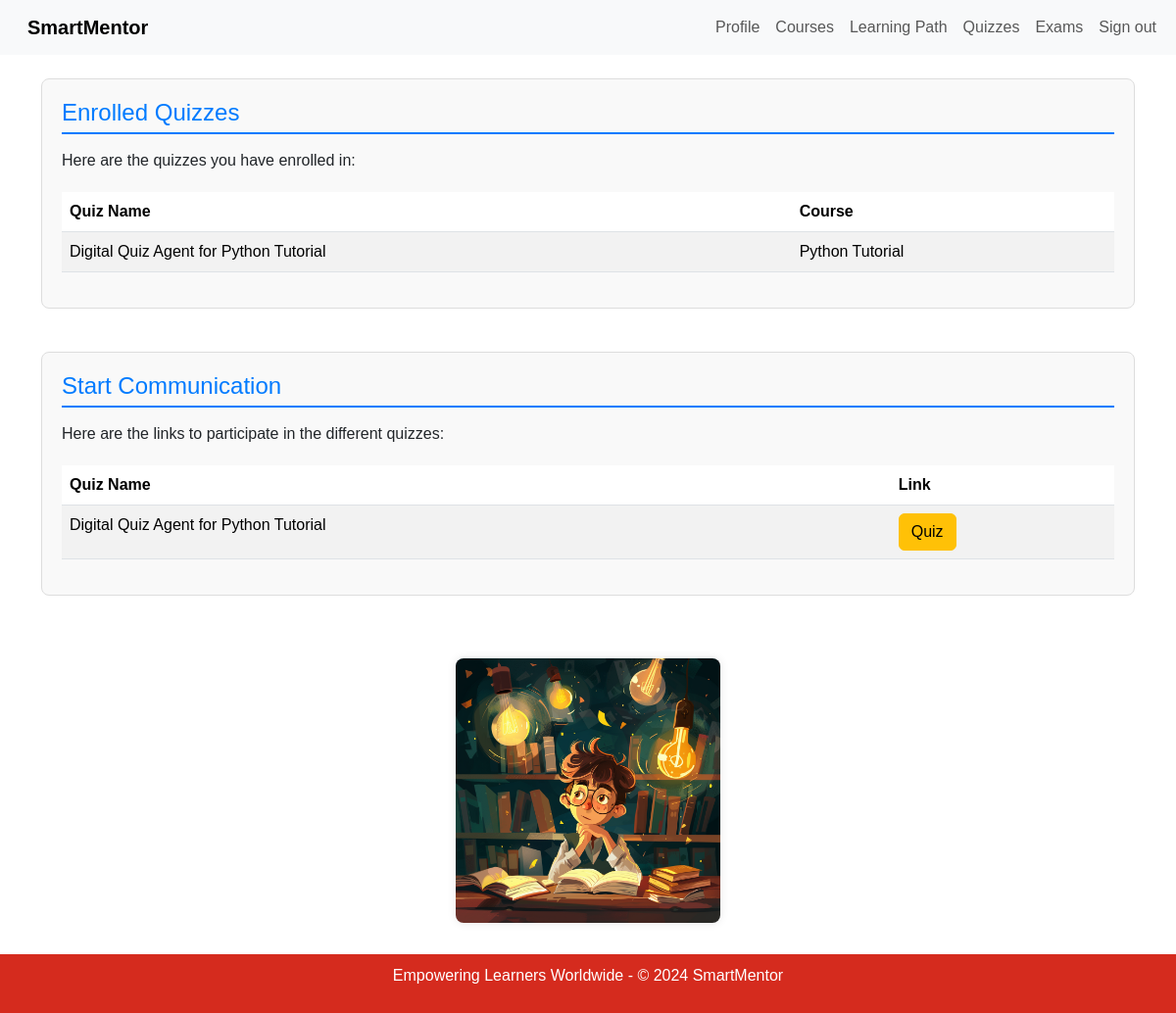
The app's page /student/quiz (signed in), older data.
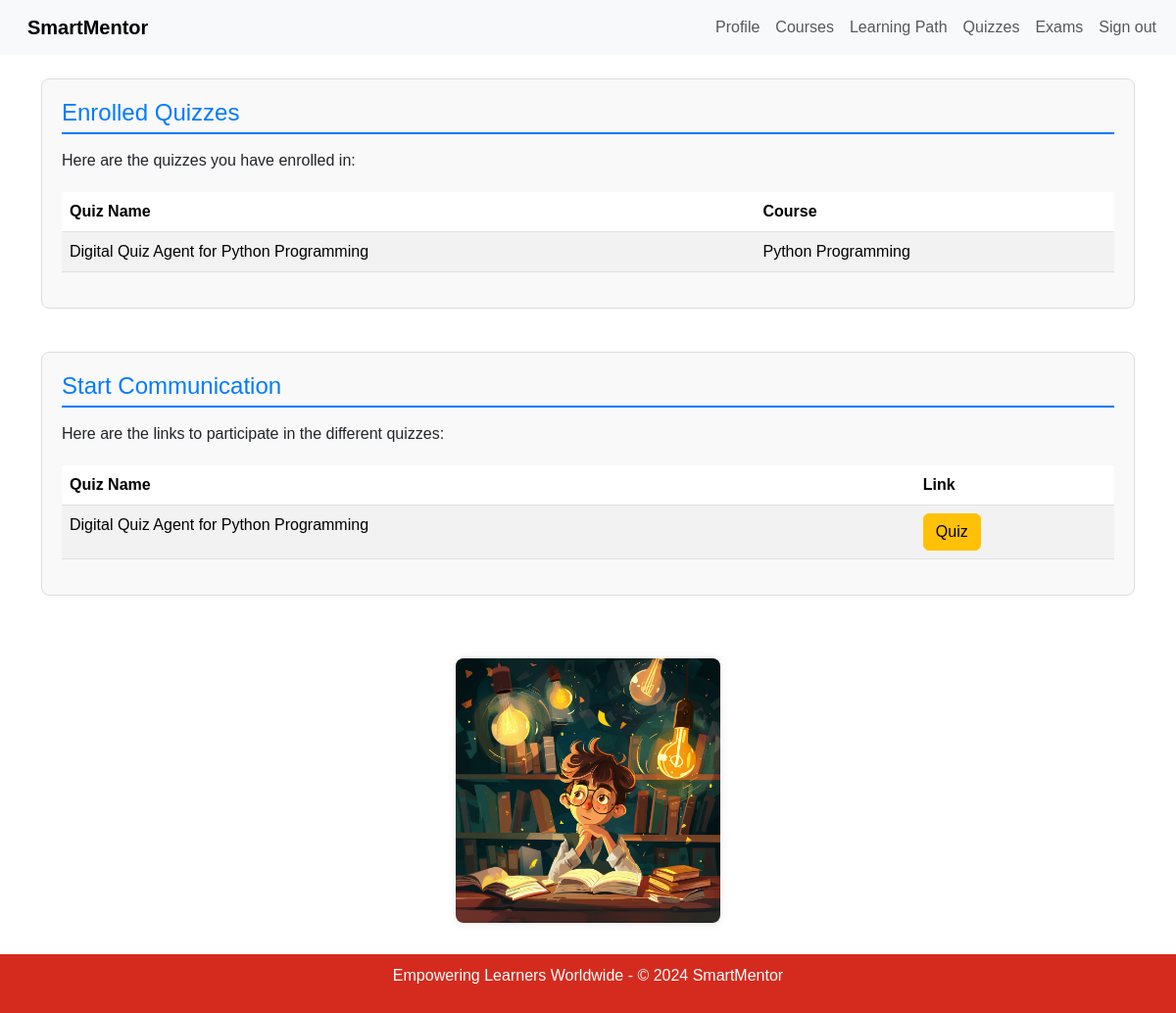
The same page, newer data.
### app/models.py (models this page shows, shortened)
class Quiz(models.Model):
    course = models.ForeignKey(Course, on_delete=models.CASCADE, null=True)
    name = models.CharField(max_length=255)
    teacher = models.ForeignKey(Teacher, on_delete=models.CASCADE, related_name='quizzes', default=1)

class Course(models.Model):
    name = models.CharField(max_length=50, default='course')
    description = models.CharField(max_length=200, default='Default description')
    pdfs = models.ManyToManyField(PDF, blank=True, related_name='courses')
    time_created = models.DateTimeField(auto_now_add=True, null=True)
    teacher = models.ForeignKey('Teacher', on_delete=models.CASCADE, related_name='courses', default=Teacher.get_default_teacher)

### app/views.py (the view, shortened to what this page needs)
# urls.py: path('student/quiz', StudentQuizView.as_view(), name='student_quiz'),
class StudentQuizView(LoginRequiredMixin, ListView):
    model = Quiz
    template_name = 'app/student_quiz.html'
    def get_context_data(self, **kwargs):
        context = super().get_context_data(**kwargs)
        if self.request.user.is_authenticated and hasattr(self.request.user, 'profile'):
            student_profile = self.request.user.profile.student
            enrolled_quizzes = student_profile.quizzes.all()
            all_quizzes = Quiz.objects.exclude(id__in=enrolled_quizzes.values_list('id', flat=True))
        else:
            all_quizzes = Quiz.objects.none()
        context['all_quizzes'] = all_quizzes
        context['enrolled_quizzes'] = enrolled_quizzes
        context['form'] = QuizEnrollmentForm(user=self.request.user)
        return context

### app/templates/app/student_quiz.html (shortened to what the changed rows need)
{% extends "app/base.html" %}
{% block content %}
{% if user.is_authenticated %}
    {% if user.profile.role == 'student' %}
        <br>
        {% if enrolled_quizzes %}
            <div class="container-xl">
                <section class="section">
                    <table class="table table-striped">
                        <thead>
                            <tr>
                                <th>Quiz Name</th>
                                <th>Course</th>
                            </tr>
                        </thead>
                        <tbody>
                            {% for quiz in enrolled_quizzes %}
                                <tr>
                                    <td>{{ quiz.name }}</td>
                                    <td>{{ quiz.course.name }}</td>
                                </tr>
                            {% endfor %}
                        </tbody>
                    </table>
                </section>
            </div>
        {% endif %}
        <br>
        {% if enrolled_quizzes %}
            <div class="container-xl">
                <section class="section">
                    <table class="table table-striped">
                        <thead>
                            <tr>
                                <th>Quiz Name</th>
                                <th>Link</th>
                            </tr>
                        </thead>
                        <tbody>
                            {% for quiz in enrolled_quizzes %}
                                <tr>
                                    <td>{{ quiz.name }}</td>
                                    <td>
                                        <a href="{% url 'chat_with_quiz' quiz.id %}" target="_blank" class="btn btn-warning">Quiz</a>
                                    </td>
                                </tr>
                            {% endfor %}
                        </tbody>
                    </table>
                </section>
            </div>
        {% endif %}
        <br>
                    {% load static %}
        <br><br><br>
    {% else %}
        <h1>Access Denied</h1>
        <p>You are not authorized to view this page. Please <a href="{% url 'home' %}">go back</a> to home.</p>
    {% endif %}
{% else %}
    <h1>Access Denied</h1>
    <p>You are not authorized to view this page. Please <a href="{% url 'login' %}">log in</a> to view this page.</p>
{% endif %}
{% endblock %}

Row changes from the older to the newer data that the page shows:
removed Quiz: name "Digital Quiz Agent for Python Tutorial", course.name "Python Tutorial"
added Quiz: name "Digital Quiz Agent for Python Programming", course.name "Python Programming"
